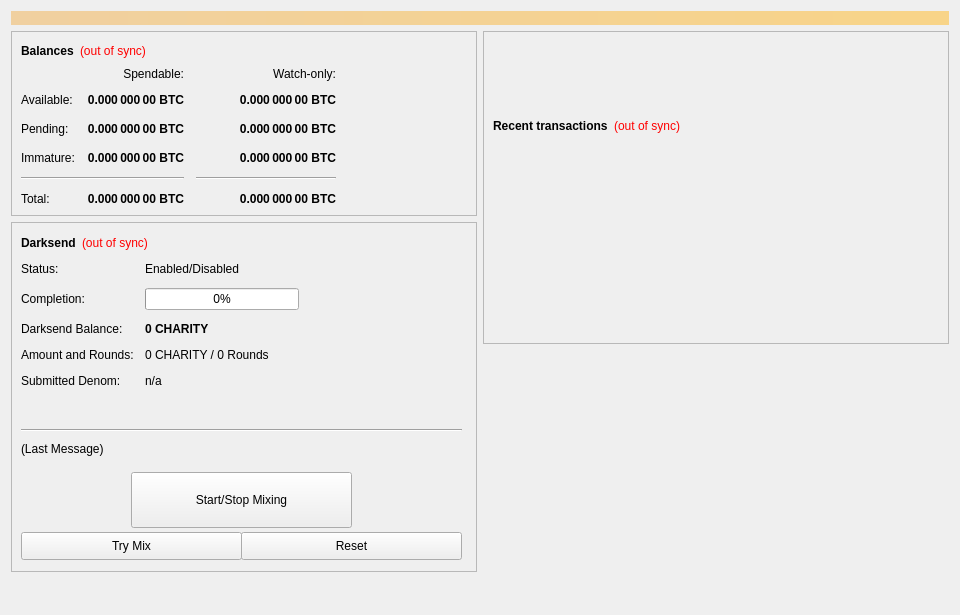
<?xml version="1.0" encoding="UTF-8"?>
<ui version="4.0">
 <class>OverviewPage</class>
 <widget class="QWidget" name="OverviewPage">
  <property name="geometry">
   <rect>
    <x>0</x>
    <y>0</y>
    <width>960</width>
    <height>615</height>
   </rect>
  </property>
  <property name="minimumSize">
   <size>
    <width>960</width>
    <height>0</height>
   </size>
  </property>
  <property name="windowTitle">
   <string>Form</string>
  </property>
  <layout class="QVBoxLayout" name="topLayout">
   <item>
    <widget class="QLabel" name="labelAlerts">
     <property name="visible">
      <bool>false</bool>
     </property>
     <property name="styleSheet">
      <string notr="true">background-color: qlineargradient(x1: 0, y1: 0, x2: 1, y2: 0, stop:0 #F0D0A0, stop:1 #F8D488); color:#000000;</string>
     </property>
     <property name="wordWrap">
      <bool>true</bool>
     </property>
     <property name="margin">
      <number>3</number>
     </property>
    </widget>
   </item>
   <item>
    <layout class="QHBoxLayout" name="horizontalLayout" stretch="1,1">
     <item>
      <layout class="QVBoxLayout" name="verticalLayout_2">
       <item>
        <widget class="QFrame" name="frame">
         <property name="frameShape">
          <enum>QFrame::StyledPanel</enum>
         </property>
         <property name="frameShadow">
          <enum>QFrame::Raised</enum>
         </property>
         <layout class="QVBoxLayout" name="verticalLayout_4">
          <item>
           <layout class="QHBoxLayout" name="horizontalLayout_4">
            <item>
             <widget class="QLabel" name="label_5">
              <property name="font">
               <font>
                <weight>75</weight>
                <bold>true</bold>
               </font>
              </property>
              <property name="text">
               <string>Balances</string>
              </property>
             </widget>
            </item>
            <item>
             <widget class="QLabel" name="labelWalletStatus">
              <property name="cursor">
               <cursorShape>WhatsThisCursor</cursorShape>
              </property>
              <property name="toolTip">
               <string>The displayed information may be out of date. Your wallet automatically synchronizes with the CHARITY network after a connection is established, but this process has not completed yet.</string>
              </property>
              <property name="styleSheet">
               <string notr="true">QLabel { color: red; }</string>
              </property>
              <property name="text">
               <string notr="true">(out of sync)</string>
              </property>
              <property name="alignment">
               <set>Qt::AlignLeading|Qt::AlignLeft|Qt::AlignVCenter</set>
              </property>
             </widget>
            </item>
            <item>
             <spacer name="horizontalSpacer_3">
              <property name="orientation">
               <enum>Qt::Horizontal</enum>
              </property>
              <property name="sizeHint" stdset="0">
               <size>
                <width>40</width>
                <height>20</height>
               </size>
              </property>
             </spacer>
            </item>
           </layout>
          </item>
          <item>
           <layout class="QGridLayout" name="gridLayout">
            <property name="spacing">
             <number>12</number>
            </property>
            <item row="2" column="2">
             <widget class="QLabel" name="labelWatchPending">
              <property name="font">
               <font>
                <weight>75</weight>
                <bold>true</bold>
               </font>
              </property>
              <property name="cursor">
               <cursorShape>IBeamCursor</cursorShape>
              </property>
              <property name="toolTip">
               <string>Unconfirmed transactions to watch-only addresses</string>
              </property>
              <property name="text">
               <string notr="true">0.000 000 00 BTC</string>
              </property>
              <property name="alignment">
               <set>Qt::AlignRight|Qt::AlignTrailing|Qt::AlignVCenter</set>
              </property>
              <property name="textInteractionFlags">
               <set>Qt::LinksAccessibleByMouse|Qt::TextSelectableByKeyboard|Qt::TextSelectableByMouse</set>
              </property>
             </widget>
            </item>
            <item row="2" column="1">
             <widget class="QLabel" name="labelUnconfirmed">
              <property name="font">
               <font>
                <weight>75</weight>
                <bold>true</bold>
               </font>
              </property>
              <property name="cursor">
               <cursorShape>IBeamCursor</cursorShape>
              </property>
              <property name="toolTip">
               <string>Total of transactions that have yet to be confirmed, and do not yet count toward the spendable balance</string>
              </property>
              <property name="text">
               <string notr="true">0.000 000 00 BTC</string>
              </property>
              <property name="alignment">
               <set>Qt::AlignRight|Qt::AlignTrailing|Qt::AlignVCenter</set>
              </property>
              <property name="textInteractionFlags">
               <set>Qt::LinksAccessibleByMouse|Qt::TextSelectableByKeyboard|Qt::TextSelectableByMouse</set>
              </property>
             </widget>
            </item>
            <item row="3" column="2">
             <widget class="QLabel" name="labelWatchImmature">
              <property name="font">
               <font>
                <weight>75</weight>
                <bold>true</bold>
               </font>
              </property>
              <property name="cursor">
               <cursorShape>IBeamCursor</cursorShape>
              </property>
              <property name="toolTip">
               <string>Staked or masternode rewards in watch-only addresses that has not yet matured</string>
              </property>
              <property name="text">
               <string notr="true">0.000 000 00 BTC</string>
              </property>
              <property name="alignment">
               <set>Qt::AlignRight|Qt::AlignTrailing|Qt::AlignVCenter</set>
              </property>
              <property name="textInteractionFlags">
               <set>Qt::LinksAccessibleByMouse|Qt::TextSelectableByKeyboard|Qt::TextSelectableByMouse</set>
              </property>
             </widget>
            </item>
            <item row="4" column="0" colspan="2">
             <widget class="Line" name="lineSpendableBalance">
              <property name="orientation">
               <enum>Qt::Horizontal</enum>
              </property>
             </widget>
            </item>
            <item row="4" column="2">
             <widget class="Line" name="lineWatchBalance">
              <property name="sizePolicy">
               <sizepolicy hsizetype="Preferred" vsizetype="Fixed">
                <horstretch>0</horstretch>
                <verstretch>0</verstretch>
               </sizepolicy>
              </property>
              <property name="minimumSize">
               <size>
                <width>140</width>
                <height>0</height>
               </size>
              </property>
              <property name="orientation">
               <enum>Qt::Horizontal</enum>
              </property>
             </widget>
            </item>
            <item row="5" column="0">
             <widget class="QLabel" name="labelTotalText">
              <property name="text">
               <string>Total:</string>
              </property>
             </widget>
            </item>
            <item row="3" column="1">
             <widget class="QLabel" name="labelImmature">
              <property name="font">
               <font>
                <weight>75</weight>
                <bold>true</bold>
               </font>
              </property>
              <property name="cursor">
               <cursorShape>IBeamCursor</cursorShape>
              </property>
              <property name="toolTip">
               <string>Staked or masternode rewards that has not yet matured</string>
              </property>
              <property name="text">
               <string notr="true">0.000 000 00 BTC</string>
              </property>
              <property name="alignment">
               <set>Qt::AlignRight|Qt::AlignTrailing|Qt::AlignVCenter</set>
              </property>
              <property name="textInteractionFlags">
               <set>Qt::LinksAccessibleByMouse|Qt::TextSelectableByKeyboard|Qt::TextSelectableByMouse</set>
              </property>
             </widget>
            </item>
            <item row="2" column="3">
             <spacer name="horizontalSpacer_2">
              <property name="orientation">
               <enum>Qt::Horizontal</enum>
              </property>
              <property name="sizeHint" stdset="0">
               <size>
                <width>40</width>
                <height>20</height>
               </size>
              </property>
             </spacer>
            </item>
            <item row="3" column="0">
             <widget class="QLabel" name="labelImmatureText">
              <property name="text">
               <string>Immature:</string>
              </property>
             </widget>
            </item>
            <item row="5" column="1">
             <widget class="QLabel" name="labelTotal">
              <property name="font">
               <font>
                <weight>75</weight>
                <bold>true</bold>
               </font>
              </property>
              <property name="cursor">
               <cursorShape>IBeamCursor</cursorShape>
              </property>
              <property name="toolTip">
               <string>Your current total balance</string>
              </property>
              <property name="text">
               <string notr="true">0.000 000 00 BTC</string>
              </property>
              <property name="alignment">
               <set>Qt::AlignRight|Qt::AlignTrailing|Qt::AlignVCenter</set>
              </property>
              <property name="textInteractionFlags">
               <set>Qt::LinksAccessibleByMouse|Qt::TextSelectableByKeyboard|Qt::TextSelectableByMouse</set>
              </property>
             </widget>
            </item>
            <item row="5" column="2">
             <widget class="QLabel" name="labelWatchTotal">
              <property name="font">
               <font>
                <weight>75</weight>
                <bold>true</bold>
               </font>
              </property>
              <property name="cursor">
               <cursorShape>IBeamCursor</cursorShape>
              </property>
              <property name="toolTip">
               <string>Current total balance in watch-only addresses</string>
              </property>
              <property name="text">
               <string notr="true">0.000 000 00 BTC</string>
              </property>
              <property name="alignment">
               <set>Qt::AlignRight|Qt::AlignTrailing|Qt::AlignVCenter</set>
              </property>
              <property name="textInteractionFlags">
               <set>Qt::LinksAccessibleByMouse|Qt::TextSelectableByKeyboard|Qt::TextSelectableByMouse</set>
              </property>
             </widget>
            </item>
            <item row="0" column="2">
             <widget class="QLabel" name="labelWatchonly">
              <property name="text">
               <string>Watch-only:</string>
              </property>
              <property name="alignment">
               <set>Qt::AlignRight|Qt::AlignTrailing|Qt::AlignVCenter</set>
              </property>
             </widget>
            </item>
            <item row="1" column="0">
             <widget class="QLabel" name="labelBalanceText">
              <property name="text">
               <string>Available:</string>
              </property>
             </widget>
            </item>
            <item row="1" column="1">
             <widget class="QLabel" name="labelBalance">
              <property name="font">
               <font>
                <weight>75</weight>
                <bold>true</bold>
               </font>
              </property>
              <property name="cursor">
               <cursorShape>IBeamCursor</cursorShape>
              </property>
              <property name="toolTip">
               <string>Your current spendable balance</string>
              </property>
              <property name="text">
               <string notr="true">0.000 000 00 BTC</string>
              </property>
              <property name="alignment">
               <set>Qt::AlignRight|Qt::AlignTrailing|Qt::AlignVCenter</set>
              </property>
              <property name="textInteractionFlags">
               <set>Qt::LinksAccessibleByMouse|Qt::TextSelectableByKeyboard|Qt::TextSelectableByMouse</set>
              </property>
             </widget>
            </item>
            <item row="1" column="2">
             <widget class="QLabel" name="labelWatchAvailable">
              <property name="font">
               <font>
                <weight>75</weight>
                <bold>true</bold>
               </font>
              </property>
              <property name="cursor">
               <cursorShape>IBeamCursor</cursorShape>
              </property>
              <property name="toolTip">
               <string>Your current balance in watch-only addresses</string>
              </property>
              <property name="text">
               <string notr="true">0.000 000 00 BTC</string>
              </property>
              <property name="alignment">
               <set>Qt::AlignRight|Qt::AlignTrailing|Qt::AlignVCenter</set>
              </property>
              <property name="textInteractionFlags">
               <set>Qt::LinksAccessibleByMouse|Qt::TextSelectableByKeyboard|Qt::TextSelectableByMouse</set>
              </property>
             </widget>
            </item>
            <item row="2" column="0">
             <widget class="QLabel" name="labelPendingText">
              <property name="text">
               <string>Pending:</string>
              </property>
             </widget>
            </item>
            <item row="0" column="1">
             <widget class="QLabel" name="labelSpendable">
              <property name="text">
               <string>Spendable:</string>
              </property>
              <property name="alignment">
               <set>Qt::AlignRight|Qt::AlignTrailing|Qt::AlignVCenter</set>
              </property>
             </widget>
            </item>
           </layout>
          </item>
         </layout>
        </widget>
       </item>
       <item>
        <widget class="QFrame" name="frameDarksend">
         <property name="minimumSize">
          <size>
           <width>0</width>
           <height>350</height>
          </size>
         </property>
         <property name="layoutDirection">
          <enum>Qt::LeftToRight</enum>
         </property>
         <property name="frameShape">
          <enum>QFrame::StyledPanel</enum>
         </property>
         <property name="frameShadow">
          <enum>QFrame::Raised</enum>
         </property>
         <widget class="QWidget" name="formLayoutWidget">
          <property name="geometry">
           <rect>
            <x>10</x>
            <y>40</y>
            <width>451</width>
            <height>161</height>
           </rect>
          </property>
          <layout class="QFormLayout" name="formLayout">
           <property name="fieldGrowthPolicy">
            <enum>QFormLayout::AllNonFixedFieldsGrow</enum>
           </property>
           <property name="horizontalSpacing">
            <number>11</number>
           </property>
           <property name="verticalSpacing">
            <number>12</number>
           </property>
           <item row="0" column="0">
            <widget class="QLabel" name="label_6">
             <property name="text">
              <string>Status:</string>
             </property>
            </widget>
           </item>
           <item row="1" column="0">
            <widget class="QLabel" name="label_7">
             <property name="text">
              <string>Completion:</string>
             </property>
            </widget>
           </item>
           <item row="1" column="1">
            <widget class="QProgressBar" name="DarksendProgress">
             <property name="maximumSize">
              <size>
               <width>154</width>
               <height>16777215</height>
              </size>
             </property>
             <property name="value">
              <number>0</number>
             </property>
            </widget>
           </item>
           <item row="2" column="0">
            <widget class="QLabel" name="labelAnonymizedText">
             <property name="text">
              <string>Darksend Balance:</string>
             </property>
            </widget>
           </item>
           <item row="2" column="1">
            <widget class="QLabel" name="labelAnonymized">
             <property name="font">
              <font>
               <weight>75</weight>
               <bold>true</bold>
              </font>
             </property>
             <property name="text">
              <string notr="true">0 CHARITY</string>
             </property>
            </widget>
           </item>
           <item row="3" column="0">
            <widget class="QLabel" name="label_8">
             <property name="text">
              <string>Amount and Rounds:</string>
             </property>
            </widget>
           </item>
           <item row="3" column="1">
            <widget class="QLabel" name="labelAmountRounds">
             <property name="text">
              <string>0 CHARITY / 0 Rounds</string>
             </property>
            </widget>
           </item>
           <item row="4" column="0">
            <widget class="QLabel" name="label_9">
             <property name="text">
              <string>Submitted Denom:</string>
             </property>
            </widget>
           </item>
           <item row="4" column="1">
            <widget class="QLabel" name="labelSubmittedDenom">
             <property name="toolTip">
              <string>The denominations you submitted to the Masternode.&lt;br&gt;To mix, other users must submit the exact same denominations.</string>
             </property>
             <property name="text">
              <string>n/a</string>
             </property>
            </widget>
           </item>
           <item row="0" column="1">
            <widget class="QLabel" name="DarksendEnabled">
             <property name="text">
              <string>Enabled/Disabled</string>
             </property>
            </widget>
           </item>
          </layout>
         </widget>
         <widget class="QPushButton" name="runAutoDenom">
          <property name="geometry">
           <rect>
            <x>251</x>
            <y>17</y>
            <width>1</width>
            <height>1</height>
           </rect>
          </property>
          <property name="palette">
           <palette>
            <active>
             <colorrole role="WindowText">
              <brush brushstyle="SolidPattern">
               <color alpha="255">
                <red>0</red>
                <green>0</green>
                <blue>0</blue>
               </color>
              </brush>
             </colorrole>
             <colorrole role="Button">
              <brush brushstyle="SolidPattern">
               <color alpha="255">
                <red>239</red>
                <green>238</green>
                <blue>238</blue>
               </color>
              </brush>
             </colorrole>
             <colorrole role="Light">
              <brush brushstyle="SolidPattern">
               <color alpha="255">
                <red>255</red>
                <green>255</green>
                <blue>255</blue>
               </color>
              </brush>
             </colorrole>
             <colorrole role="Midlight">
              <brush brushstyle="SolidPattern">
               <color alpha="255">
                <red>247</red>
                <green>246</green>
                <blue>246</blue>
               </color>
              </brush>
             </colorrole>
             <colorrole role="Dark">
              <brush brushstyle="SolidPattern">
               <color alpha="255">
                <red>119</red>
                <green>119</green>
                <blue>119</blue>
               </color>
              </brush>
             </colorrole>
             <colorrole role="Mid">
              <brush brushstyle="SolidPattern">
               <color alpha="255">
                <red>159</red>
                <green>159</green>
                <blue>159</blue>
               </color>
              </brush>
             </colorrole>
             <colorrole role="Text">
              <brush brushstyle="SolidPattern">
               <color alpha="255">
                <red>0</red>
                <green>0</green>
                <blue>0</blue>
               </color>
              </brush>
             </colorrole>
             <colorrole role="BrightText">
              <brush brushstyle="SolidPattern">
               <color alpha="255">
                <red>255</red>
                <green>255</green>
                <blue>255</blue>
               </color>
              </brush>
             </colorrole>
             <colorrole role="ButtonText">
              <brush brushstyle="SolidPattern">
               <color alpha="255">
                <red>0</red>
                <green>0</green>
                <blue>0</blue>
               </color>
              </brush>
             </colorrole>
             <colorrole role="Base">
              <brush brushstyle="SolidPattern">
               <color alpha="255">
                <red>255</red>
                <green>255</green>
                <blue>255</blue>
               </color>
              </brush>
             </colorrole>
             <colorrole role="Window">
              <brush brushstyle="SolidPattern">
               <color alpha="255">
                <red>239</red>
                <green>238</green>
                <blue>238</blue>
               </color>
              </brush>
             </colorrole>
             <colorrole role="Shadow">
              <brush brushstyle="SolidPattern">
               <color alpha="255">
                <red>0</red>
                <green>0</green>
                <blue>0</blue>
               </color>
              </brush>
             </colorrole>
             <colorrole role="AlternateBase">
              <brush brushstyle="SolidPattern">
               <color alpha="255">
                <red>247</red>
                <green>246</green>
                <blue>246</blue>
               </color>
              </brush>
             </colorrole>
             <colorrole role="ToolTipBase">
              <brush brushstyle="SolidPattern">
               <color alpha="255">
                <red>255</red>
                <green>255</green>
                <blue>220</blue>
               </color>
              </brush>
             </colorrole>
             <colorrole role="ToolTipText">
              <brush brushstyle="SolidPattern">
               <color alpha="255">
                <red>0</red>
                <green>0</green>
                <blue>0</blue>
               </color>
              </brush>
             </colorrole>
            </active>
            <inactive>
             <colorrole role="WindowText">
              <brush brushstyle="SolidPattern">
               <color alpha="255">
                <red>0</red>
                <green>0</green>
                <blue>0</blue>
               </color>
              </brush>
             </colorrole>
             <colorrole role="Button">
              <brush brushstyle="SolidPattern">
               <color alpha="255">
                <red>239</red>
                <green>238</green>
                <blue>238</blue>
               </color>
              </brush>
             </colorrole>
             <colorrole role="Light">
              <brush brushstyle="SolidPattern">
               <color alpha="255">
                <red>255</red>
                <green>255</green>
                <blue>255</blue>
               </color>
              </brush>
             </colorrole>
             <colorrole role="Midlight">
              <brush brushstyle="SolidPattern">
               <color alpha="255">
                <red>247</red>
                <green>246</green>
                <blue>246</blue>
               </color>
              </brush>
             </colorrole>
             <colorrole role="Dark">
              <brush brushstyle="SolidPattern">
               <color alpha="255">
                <red>119</red>
                <green>119</green>
                <blue>119</blue>
               </color>
              </brush>
             </colorrole>
             <colorrole role="Mid">
              <brush brushstyle="SolidPattern">
               <color alpha="255">
                <red>159</red>
                <green>159</green>
                <blue>159</blue>
               </color>
              </brush>
             </colorrole>
             <colorrole role="Text">
              <brush brushstyle="SolidPattern">
               <color alpha="255">
                <red>0</red>
                <green>0</green>
                <blue>0</blue>
               </color>
              </brush>
             </colorrole>
             <colorrole role="BrightText">
              <brush brushstyle="SolidPattern">
               <color alpha="255">
                <red>255</red>
                <green>255</green>
                <blue>255</blue>
               </color>
              </brush>
             </colorrole>
             <colorrole role="ButtonText">
              <brush brushstyle="SolidPattern">
               <color alpha="255">
                <red>0</red>
                <green>0</green>
                <blue>0</blue>
               </color>
              </brush>
             </colorrole>
             <colorrole role="Base">
              <brush brushstyle="SolidPattern">
               <color alpha="255">
                <red>255</red>
                <green>255</green>
                <blue>255</blue>
               </color>
              </brush>
             </colorrole>
             <colorrole role="Window">
              <brush brushstyle="SolidPattern">
               <color alpha="255">
                <red>239</red>
                <green>238</green>
                <blue>238</blue>
               </color>
              </brush>
             </colorrole>
             <colorrole role="Shadow">
              <brush brushstyle="SolidPattern">
               <color alpha="255">
                <red>0</red>
                <green>0</green>
                <blue>0</blue>
               </color>
              </brush>
             </colorrole>
             <colorrole role="AlternateBase">
              <brush brushstyle="SolidPattern">
               <color alpha="255">
                <red>247</red>
                <green>246</green>
                <blue>246</blue>
               </color>
              </brush>
             </colorrole>
             <colorrole role="ToolTipBase">
              <brush brushstyle="SolidPattern">
               <color alpha="255">
                <red>255</red>
                <green>255</green>
                <blue>220</blue>
               </color>
              </brush>
             </colorrole>
             <colorrole role="ToolTipText">
              <brush brushstyle="SolidPattern">
               <color alpha="255">
                <red>0</red>
                <green>0</green>
                <blue>0</blue>
               </color>
              </brush>
             </colorrole>
            </inactive>
            <disabled>
             <colorrole role="WindowText">
              <brush brushstyle="SolidPattern">
               <color alpha="255">
                <red>119</red>
                <green>119</green>
                <blue>119</blue>
               </color>
              </brush>
             </colorrole>
             <colorrole role="Button">
              <brush brushstyle="SolidPattern">
               <color alpha="255">
                <red>239</red>
                <green>238</green>
                <blue>238</blue>
               </color>
              </brush>
             </colorrole>
             <colorrole role="Light">
              <brush brushstyle="SolidPattern">
               <color alpha="255">
                <red>255</red>
                <green>255</green>
                <blue>255</blue>
               </color>
              </brush>
             </colorrole>
             <colorrole role="Midlight">
              <brush brushstyle="SolidPattern">
               <color alpha="255">
                <red>247</red>
                <green>246</green>
                <blue>246</blue>
               </color>
              </brush>
             </colorrole>
             <colorrole role="Dark">
              <brush brushstyle="SolidPattern">
               <color alpha="255">
                <red>119</red>
                <green>119</green>
                <blue>119</blue>
               </color>
              </brush>
             </colorrole>
             <colorrole role="Mid">
              <brush brushstyle="SolidPattern">
               <color alpha="255">
                <red>159</red>
                <green>159</green>
                <blue>159</blue>
               </color>
              </brush>
             </colorrole>
             <colorrole role="Text">
              <brush brushstyle="SolidPattern">
               <color alpha="255">
                <red>119</red>
                <green>119</green>
                <blue>119</blue>
               </color>
              </brush>
             </colorrole>
             <colorrole role="BrightText">
              <brush brushstyle="SolidPattern">
               <color alpha="255">
                <red>255</red>
                <green>255</green>
                <blue>255</blue>
               </color>
              </brush>
             </colorrole>
             <colorrole role="ButtonText">
              <brush brushstyle="SolidPattern">
               <color alpha="255">
                <red>119</red>
                <green>119</green>
                <blue>119</blue>
               </color>
              </brush>
             </colorrole>
             <colorrole role="Base">
              <brush brushstyle="SolidPattern">
               <color alpha="255">
                <red>239</red>
                <green>238</green>
                <blue>238</blue>
               </color>
              </brush>
             </colorrole>
             <colorrole role="Window">
              <brush brushstyle="SolidPattern">
               <color alpha="255">
                <red>239</red>
                <green>238</green>
                <blue>238</blue>
               </color>
              </brush>
             </colorrole>
             <colorrole role="Shadow">
              <brush brushstyle="SolidPattern">
               <color alpha="255">
                <red>0</red>
                <green>0</green>
                <blue>0</blue>
               </color>
              </brush>
             </colorrole>
             <colorrole role="AlternateBase">
              <brush brushstyle="SolidPattern">
               <color alpha="255">
                <red>239</red>
                <green>238</green>
                <blue>238</blue>
               </color>
              </brush>
             </colorrole>
             <colorrole role="ToolTipBase">
              <brush brushstyle="SolidPattern">
               <color alpha="255">
                <red>255</red>
                <green>255</green>
                <blue>220</blue>
               </color>
              </brush>
             </colorrole>
             <colorrole role="ToolTipText">
              <brush brushstyle="SolidPattern">
               <color alpha="255">
                <red>0</red>
                <green>0</green>
                <blue>0</blue>
               </color>
              </brush>
             </colorrole>
            </disabled>
           </palette>
          </property>
          <property name="focusPolicy">
           <enum>Qt::NoFocus</enum>
          </property>
          <property name="autoFillBackground">
           <bool>true</bool>
          </property>
          <property name="text">
           <string/>
          </property>
          <property name="flat">
           <bool>true</bool>
          </property>
         </widget>
         <widget class="QPushButton" name="toggleDarksend">
          <property name="geometry">
           <rect>
            <x>120</x>
            <y>250</y>
            <width>221</width>
            <height>56</height>
           </rect>
          </property>
          <property name="sizePolicy">
           <sizepolicy hsizetype="MinimumExpanding" vsizetype="Fixed">
            <horstretch>0</horstretch>
            <verstretch>0</verstretch>
           </sizepolicy>
          </property>
          <property name="text">
           <string>Start/Stop Mixing</string>
          </property>
         </widget>
         <widget class="Line" name="lineLastMessage">
          <property name="geometry">
           <rect>
            <x>10</x>
            <y>200</y>
            <width>441</width>
            <height>16</height>
           </rect>
          </property>
          <property name="orientation">
           <enum>Qt::Horizontal</enum>
          </property>
         </widget>
         <widget class="QLabel" name="DarksendStatus">
          <property name="geometry">
           <rect>
            <x>10</x>
            <y>220</y>
            <width>451</width>
            <height>61</height>
           </rect>
          </property>
          <property name="minimumSize">
           <size>
            <width>288</width>
            <height>43</height>
           </size>
          </property>
          <property name="text">
           <string>(Last Message)</string>
          </property>
          <property name="alignment">
           <set>Qt::AlignLeading|Qt::AlignLeft|Qt::AlignTop</set>
          </property>
          <property name="wordWrap">
           <bool>true</bool>
          </property>
         </widget>
         <widget class="QPushButton" name="DarksendAuto">
          <property name="geometry">
           <rect>
            <x>10</x>
            <y>310</y>
            <width>221</width>
            <height>28</height>
           </rect>
          </property>
          <property name="sizePolicy">
           <sizepolicy hsizetype="MinimumExpanding" vsizetype="Fixed">
            <horstretch>0</horstretch>
            <verstretch>0</verstretch>
           </sizepolicy>
          </property>
          <property name="toolTip">
           <string>Try to manually submit a Darksend request.</string>
          </property>
          <property name="text">
           <string>Try Mix</string>
          </property>
         </widget>
         <widget class="QPushButton" name="DarksendReset">
          <property name="geometry">
           <rect>
            <x>230</x>
            <y>310</y>
            <width>221</width>
            <height>28</height>
           </rect>
          </property>
          <property name="sizePolicy">
           <sizepolicy hsizetype="MinimumExpanding" vsizetype="Fixed">
            <horstretch>0</horstretch>
            <verstretch>0</verstretch>
           </sizepolicy>
          </property>
          <property name="toolTip">
           <string>Reset the current status of Darksend (can interrupt Darksend if it's in the process of Mixing, which can cost you money!)</string>
          </property>
          <property name="autoFillBackground">
           <bool>false</bool>
          </property>
          <property name="text">
           <string>Reset</string>
          </property>
         </widget>
         <widget class="QWidget" name="layoutWidget">
          <property name="geometry">
           <rect>
            <x>10</x>
            <y>10</y>
            <width>431</width>
            <height>22</height>
           </rect>
          </property>
          <layout class="QHBoxLayout" name="horizontalLayout_5">
           <item>
            <widget class="QLabel" name="label_2">
             <property name="font">
              <font>
               <weight>75</weight>
               <bold>true</bold>
              </font>
             </property>
             <property name="text">
              <string>Darksend</string>
             </property>
            </widget>
           </item>
           <item>
            <widget class="QLabel" name="labelDarksendSyncStatus">
             <property name="toolTip">
              <string>The displayed information may be out of date. Your wallet automatically synchronizes with the CHARITY network after a connection is established, but this process has not completed yet.</string>
             </property>
             <property name="styleSheet">
              <string notr="true">QLabel { color: red; }</string>
             </property>
             <property name="text">
              <string notr="true">(out of sync)</string>
             </property>
             <property name="alignment">
              <set>Qt::AlignLeading|Qt::AlignLeft|Qt::AlignVCenter</set>
             </property>
            </widget>
           </item>
           <item>
            <spacer name="horizontalSpacer_4">
             <property name="orientation">
              <enum>Qt::Horizontal</enum>
             </property>
             <property name="sizeHint" stdset="0">
              <size>
               <width>40</width>
               <height>20</height>
              </size>
             </property>
            </spacer>
           </item>
          </layout>
         </widget>
        </widget>
       </item>
       <item>
        <spacer name="verticalSpacer">
         <property name="orientation">
          <enum>Qt::Vertical</enum>
         </property>
         <property name="sizeHint" stdset="0">
          <size>
           <width>20</width>
           <height>40</height>
          </size>
         </property>
        </spacer>
       </item>
      </layout>
     </item>
     <item>
      <layout class="QVBoxLayout" name="verticalLayout_3">
       <item>
        <widget class="QFrame" name="frame_2">
         <property name="frameShape">
          <enum>QFrame::StyledPanel</enum>
         </property>
         <property name="frameShadow">
          <enum>QFrame::Raised</enum>
         </property>
         <layout class="QVBoxLayout" name="verticalLayout">
          <item>
           <spacer name="verticalSpacer_3">
            <property name="orientation">
             <enum>Qt::Vertical</enum>
            </property>
            <property name="sizeType">
             <enum>QSizePolicy::Fixed</enum>
            </property>
            <property name="sizeHint" stdset="0">
             <size>
              <width>20</width>
              <height>75</height>
             </size>
            </property>
           </spacer>
          </item>
          <item>
           <layout class="QHBoxLayout" name="horizontalLayout_2">
            <item>
             <widget class="QLabel" name="label_4">
              <property name="font">
               <font>
                <weight>75</weight>
                <bold>true</bold>
               </font>
              </property>
              <property name="text">
               <string>Recent transactions</string>
              </property>
             </widget>
            </item>
            <item>
             <widget class="QLabel" name="labelTransactionsStatus">
              <property name="cursor">
               <cursorShape>WhatsThisCursor</cursorShape>
              </property>
              <property name="toolTip">
               <string>The displayed information may be out of date. Your wallet automatically synchronizes with the CHARITY network after a connection is established, but this process has not completed yet.</string>
              </property>
              <property name="styleSheet">
               <string notr="true">QLabel { color: red; }</string>
              </property>
              <property name="text">
               <string notr="true">(out of sync)</string>
              </property>
              <property name="alignment">
               <set>Qt::AlignRight|Qt::AlignTrailing|Qt::AlignVCenter</set>
              </property>
             </widget>
            </item>
            <item>
             <spacer name="horizontalSpacer">
              <property name="orientation">
               <enum>Qt::Horizontal</enum>
              </property>
              <property name="sizeHint" stdset="0">
               <size>
                <width>40</width>
                <height>20</height>
               </size>
              </property>
             </spacer>
            </item>
           </layout>
          </item>
          <item>
           <widget class="QListView" name="listTransactions">
            <property name="styleSheet">
             <string notr="true">QListView { background: transparent; }</string>
            </property>
            <property name="frameShape">
             <enum>QFrame::NoFrame</enum>
            </property>
            <property name="verticalScrollBarPolicy">
             <enum>Qt::ScrollBarAlwaysOff</enum>
            </property>
            <property name="horizontalScrollBarPolicy">
             <enum>Qt::ScrollBarAlwaysOff</enum>
            </property>
            <property name="selectionMode">
             <enum>QAbstractItemView::NoSelection</enum>
            </property>
           </widget>
          </item>
         </layout>
        </widget>
       </item>
       <item>
        <spacer name="verticalSpacer_2">
         <property name="orientation">
          <enum>Qt::Vertical</enum>
         </property>
         <property name="sizeType">
          <enum>QSizePolicy::Expanding</enum>
         </property>
         <property name="sizeHint" stdset="0">
          <size>
           <width>20</width>
           <height>40</height>
          </size>
         </property>
        </spacer>
       </item>
      </layout>
     </item>
    </layout>
   </item>
  </layout>
 </widget>
 <resources/>
 <connections/>
</ui>
